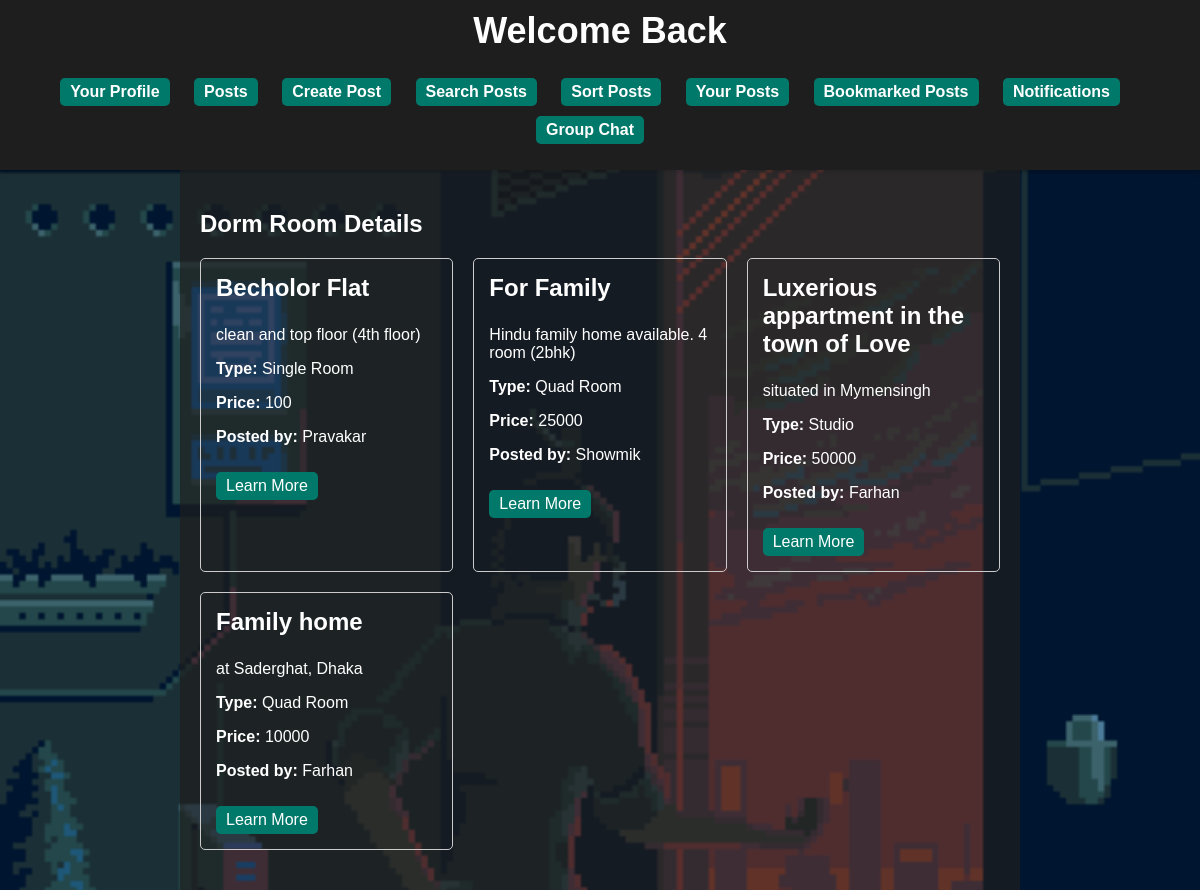
The page /users/Pravakar/posts/ on the database its author committed.
### users/models.py (models this page shows)
class DormRoom(models.Model):
    title = models.CharField(max_length=255)
    content = models.TextField()
    popularity = models.IntegerField(default=0)
    type = models.CharField(max_length=50)
    price = models.CharField(max_length=20)
    link = models.URLField(max_length=200, null=True)
    posted_by = models.ForeignKey(Register, on_delete=models.CASCADE, related_name='posted')
    comments = models.ManyToManyField(Comment, blank=True)
    bookmarked_by = models.ManyToManyField(Register, blank=True, related_name='bookmarked')

class Register(models.Model):
    username=models.CharField(max_length=30)
    email=models.EmailField()
    password=models.CharField(max_length=100)
    nid=models.IntegerField()

### users/views.py (the view)
# urls.py: path('<str:username>/posts/', views.show_posts, name='show_posts'),
def show_posts(request, username):
    username = request.session.get('username')
    posts = DormRoom.objects.all()
    sort_option = request.POST.get('sort', 'default')
    if sort_option == 'price_high_to_low':
        posts = posts.order_by('-price')  # Sort by price in descending order (highest to lowest)
    return render(request, 'dorm_room_details.html', {'dorm_rooms': posts, 'username': username, 'sort_option': sort_option})

### users/templates/dorm_room_details.html
{% extends "profile_base.html" %}
{% block content %}
<body style="background-image: url('/static/bg9.gif'); background-size: cover;">
    <h2>Dorm Room Details</h2>
    <div class="room-grid">
        {% for room in dorm_rooms %}
            <div class="room-card">
                <h3>{{room.title}}</h3>
                <p>{{ room.content }}</p>
                <p><strong>Type:</strong> {{ room.type }}</p>
                <p><strong>Price:</strong> {{ room.price }}</p>
                <p><strong>Posted by:</strong> {{room.posted_by.username}}</p>
                <a href="{{ room.link }}" target="_blank">Learn More</a>
            </div>
        {% endfor %}
    </div>
</body>
{% endblock %}

### users/static/style.css (style rules this page uses)
body { font-family: Arial, sans-serif; margin: 0; padding: 0; background: #1E1E1E; color: #fff; }
.room-grid { display: grid; grid-template-columns: repeat(3, 1fr); gap: 20px; margin: 20px 0; }
.room-card { border: 1px solid #ccc; padding: 15px; border-radius: 5px; transition: transform 0.3s; }
h3 { margin-top: 0; font-size: 24px; transition: color 0.3s; }
a { display: inline-block; padding: 5px 10px; background-color: #00796B; color: #fff; text-decoration: none; border-radius: 5px; margin-top: 10px; transition: background 0.3s; }

### rows shown on the page
DormRoom: title "Becholor Flat", content "clean and top floor (4th floor)", type "Single Room", price "100", posted_by.username "Pravakar"
DormRoom: title "For Family", content "Hindu family home available. 4 room (2bhk)", type "Quad Room", price "25000", posted_by.username "Showmik"
DormRoom: title "Luxerious appartment in the town of Love", content "situated in Mymensingh", type "Studio", price "50000", posted_by.username "Farhan"
DormRoom: title "Family home", content "at Saderghat, Dhaka", type "Quad Room", price "10000", posted_by.username "Farhan"
